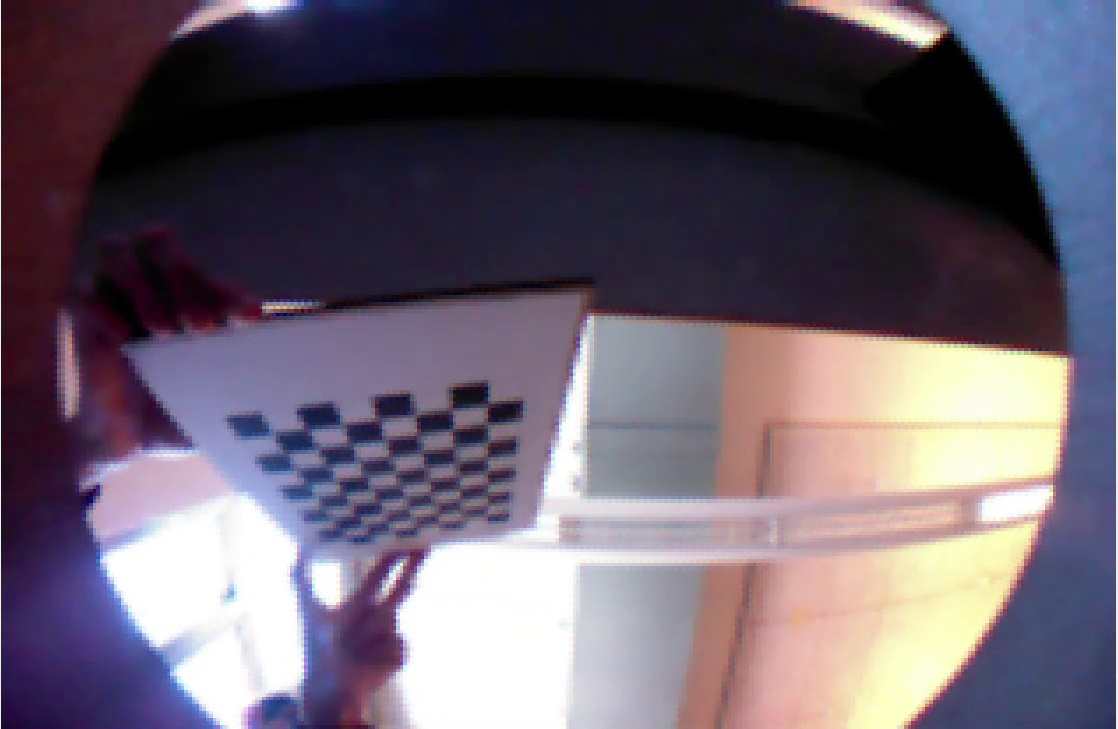
#> input picture Lab05_Ball_Balancing_1/skeleton/camera_calibration/images/frame0.jpg, 1118 x 729 px; its folder holds only this picture in this run
$ jupyter execute --allow-errors camera_calibration.ipynb
#> lines starting #> are read from the running program, lines starting #| are printed output that depends on the picture; after the words box and inside, x2 and y2 are one past the last pixel; in counts of white or black regions, pixels touching at a corner belong together
#> further down, image is the input picture: shape (729, 1118, 3); mean B, G, R 109.5, 95.9, 105.9
#> `grayColor = cv2.cvtColor(blur, cv2.COLOR_BGR2GRAY)`:
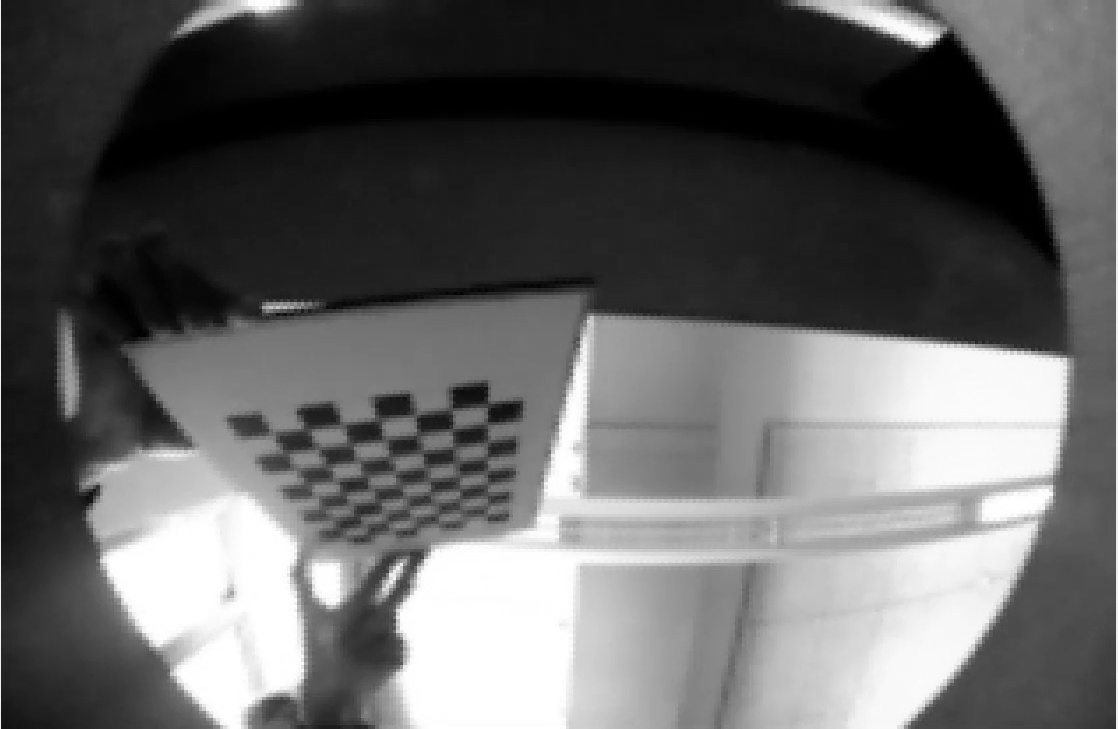
#> grayColor: shape (729, 1118); min 0, max 255, mean 100.5
#> `ret, corners = cv2.findChessboardCorners( grayColor, DIMS, cv2.CALIB_C..`: ret = False; corners = None
#| Image height = 729, width=1118
#| Scale factor in x = 3.55, and in y = 3.52
#| calibration_image_scale factor = 3.54
# Camera Calibration

Below is a python script that allows you to compute the intrinsic and extrinsic camera parameters based on a set of checkerboard images. This code utilizes functions provided by the OpenCV-Python package.

Follow the instructions written below to extract the necessary camera calibration parameters.

[cell 1]
# Code adapted from openCV documentation example:
# https://opencv24-python-tutorials.readthedocs.io/en/latest/py_tutorials/py_calib3d/py_calibration/py_calibration.html
# accessed 11 Jul 22


# https://docs.pixycam.com/wiki/doku.php?id=wiki:v2:installing_pixymon_on_linux pixymon installation guide

# Import required modules
import cv2
import numpy as np
import os
from tqdm import tqdm

Modify the below cell prior to running the next cells

[cell 2]
# Extract list of paths to checkerboard images
# Modify accordingly
current_path = os.path.dirname(os.path.abspath(" "))
image_path = os.path.join(current_path, "images/")
image_names = os.listdir(image_path)
num_images = len(image_names)
# In some cases, slight blurring of the image may aid checkerboard detection
# Feel free to attempt different filter sizes for blurring before settling on a specific filter size
filt_size = [1, 2]
if(num_images == 0):
    print("No images found in the specified directory")

**Make sure that at least 10 images are analyzed successfully.** </br>
Avoiding glare can help improve checkerboard detection.

The `calibrateCamera()` function returns the camera matrix, distortion coefficients, rotation and translation vectors in the following form:
$$ \mathrm{camera \: matrix} =
                \begin{bmatrix}
                    \alpha_u & 0   & u_0 \\
                    0   & \alpha_v & v_0 \\
                    0   & 0   & 1
                \end{bmatrix}$$
$$ \mathrm{distortion \: coefficients} = \begin{bmatrix} k_1 & k_2  \end{bmatrix}$$

$\alpha_u$ and $\alpha_v$ are the camera focal lengths in pixel.

$k_1$ and $k_2$ are the radial distortion coefficients.

$u_0$ and $v_0$ are the optical centers in pixel.

Scale factor: It is used to scale pixy-image such that it fits the image from the Python calibration procedure

[cell 3]
# We are using an 8x10 checkerboard image
# The open-cv findChessboardCorners() only detects internal corners
DIMS = (7, 9)

# Modify this variable to display the analyzed image
# If TRUE, press any key to move on to the next image
# If you wish to stop examining images, you can press 'a' to analyze the remaining images without displaying them
show_images = False
key = 0

# stop criteria for subpix coordinate iteration loop
criteria = (cv2.TERM_CRITERIA_EPS + cv2.TERM_CRITERIA_MAX_ITER, 30, 0.001)

#> (the rest of this cell did not finish here and is left out)


$ run again, on Lab05_Ball_Balancing_1/skeleton/camera_calibration/images/frame12.jpg
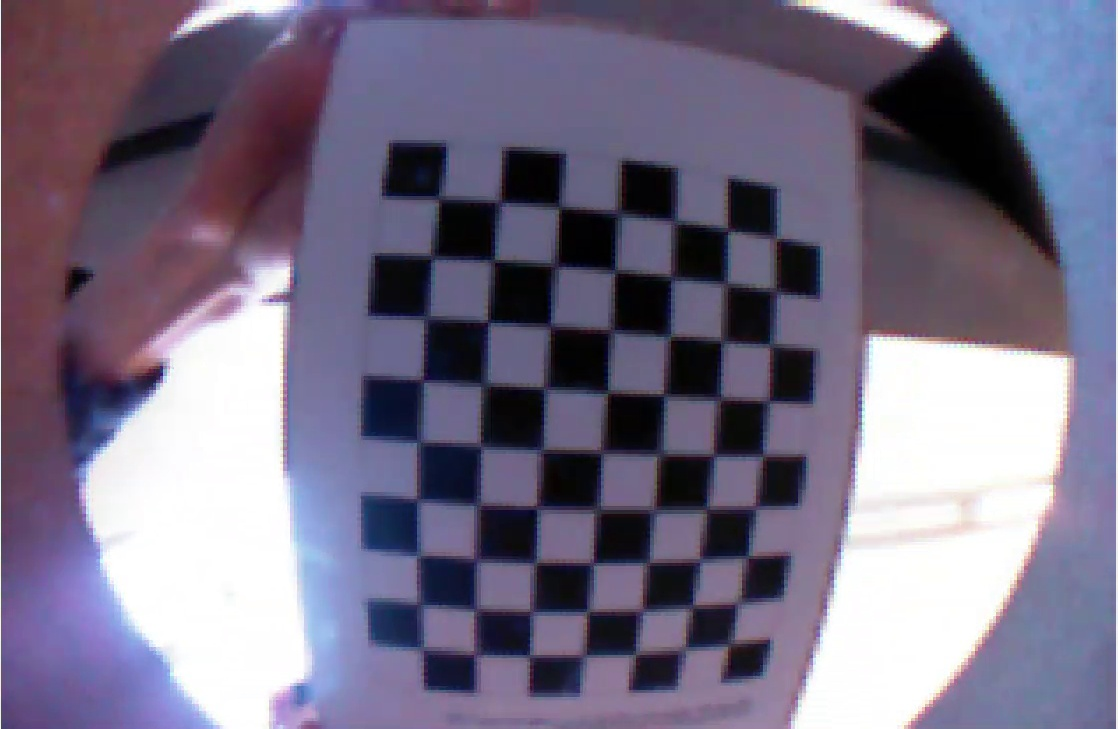
#> input picture Lab05_Ball_Balancing_1/skeleton/camera_calibration/images/frame12.jpg, 1118 x 729 px
#> image is the input picture: shape (729, 1118, 3); mean B, G, R 133.5, 111.1, 118.3
#> `grayColor = cv2.cvtColor(blur, cv2.COLOR_BGR2GRAY)`:
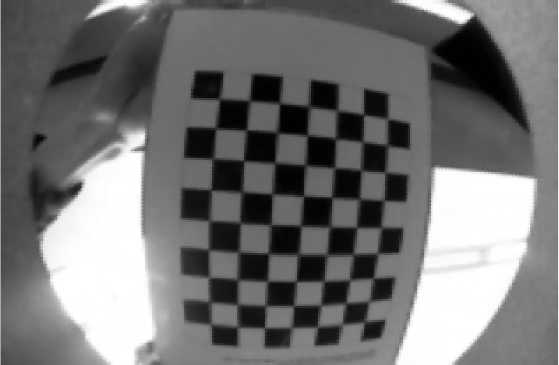
#> grayColor: shape (729, 1118) (shown at 1/2 size); min 0, max 255, mean 115.8
#> `ret, corners = cv2.findChessboardCorners( grayColor, DIMS, cv2.CALIB_C..`: ret = True; corners = 63 rows, first 8: [440, 197.5], [498.4, 199.2], [560, 208], [618.5, 213.5], [675.5, 220.5], [727.5, 229.5], [776.5, 238.3], [430.5, 257.5]
#> corners2 = 63 rows, first 8: [439, 198.2], [500.2, 202.5], [559.2, 207.4], [618.6, 213.2], [674.6, 221.5], [728.2, 230.6], [776.1, 238.7], [431.6, 257.3]
#> `image = cv2.drawChessboardCorners(image, DIMS, corners2, ret)`:
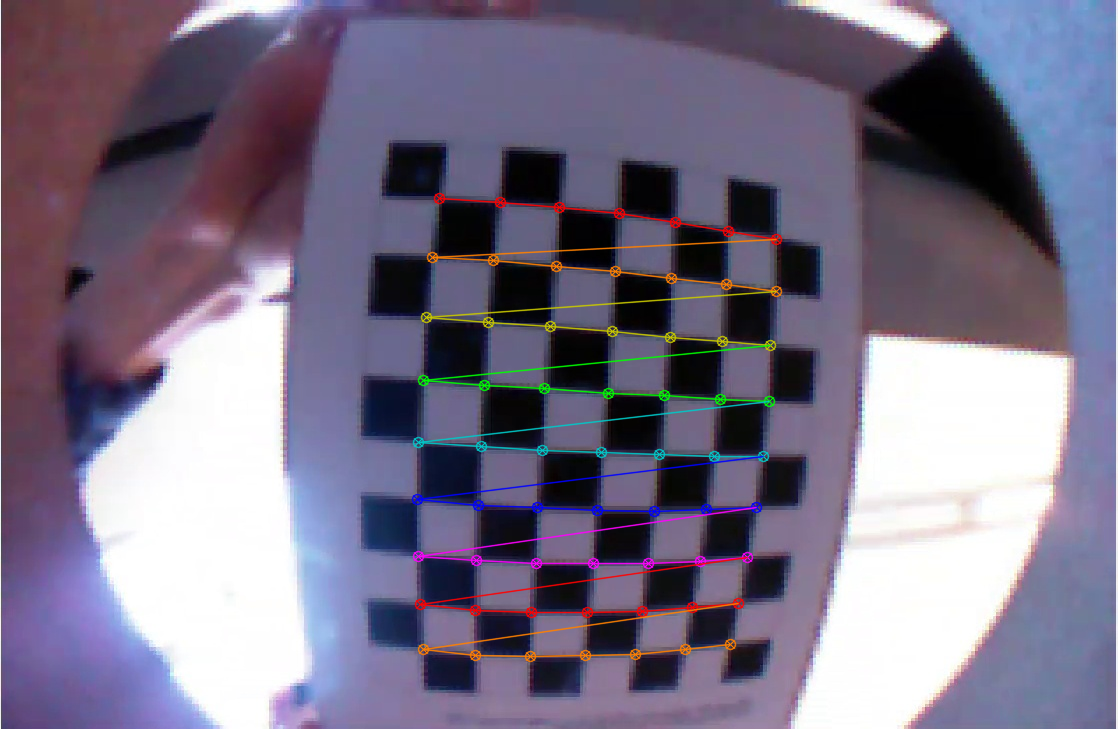
#> image: shape (729, 1118, 3); 2.71% of pixels changed, all inside (x1, y1, x2, y2) = (411, 192, 783, 663)
#| Image height = 729, width=1118
#| Scale factor in x = 3.55, and in y = 3.52
#| calibration_image_scale factor = 3.54
#> `ret, mtx, dist, r_vecs, t_vecs = cv2.calibrateCamera( objpoints, imgpo..`: ret = 0.902; mtx = [[297.5, 0, 572.6], [0, 298.4, 360.3], [0, 0, 1]]; dist = [[-0.106, 0.00893, 0, 0, 0]]; r_vecs = ([0.00598, -0.0794, 0.0711],); t_vecs = ([-2.21, -2.68, 4.64],)
#| Radial distortion coefficients k1 = -0.1055 and k2 = 0.0089
#| Focal lengh in pixel: 297.9540
#| Optical centers in pixel u_0 = 572.6058 and v_0 = 360.2972
#> the loop `for i in range(len(objpoints)):` made 1 pass
#> after the loop `for i in range(len(objpoints)):`: tot_error = 0.114
#| Reprojection error: 0.1136

$ run again, on Lab05_Ball_Balancing_1/skeleton/camera_calibration/images/frame13.jpg
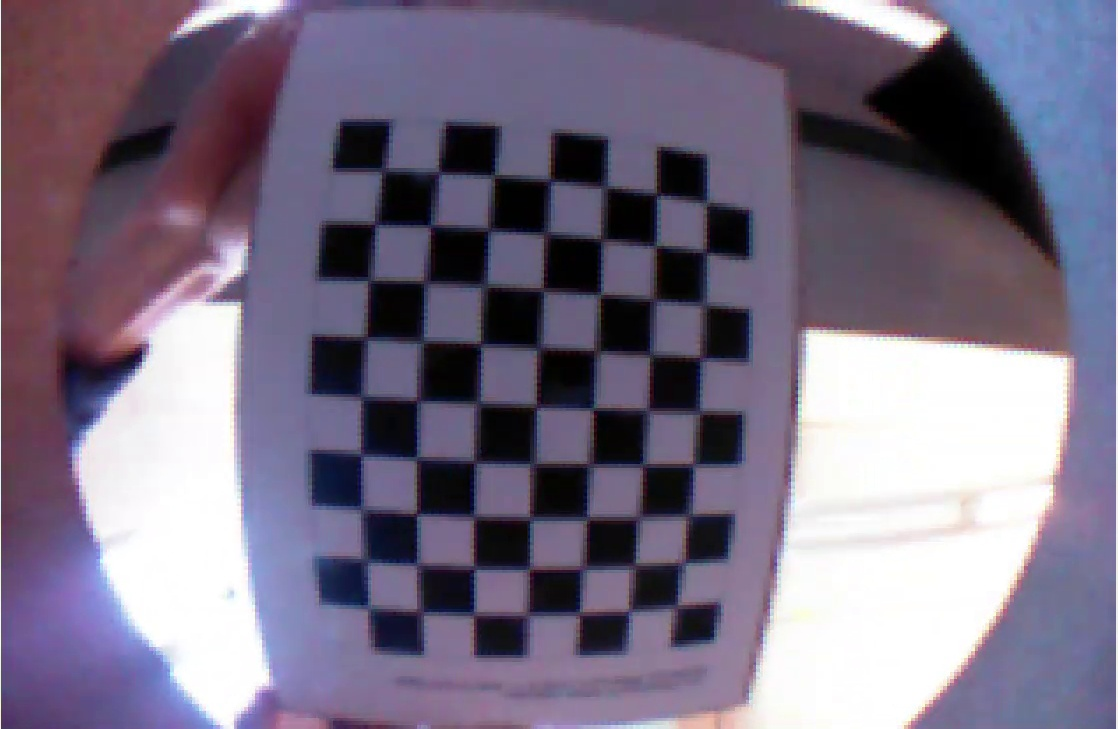
#> input picture Lab05_Ball_Balancing_1/skeleton/camera_calibration/images/frame13.jpg, 1118 x 729 px
#> image is the input picture: shape (729, 1118, 3); mean B, G, R 131.7, 111.1, 120.3
#> `grayColor = cv2.cvtColor(blur, cv2.COLOR_BGR2GRAY)`:
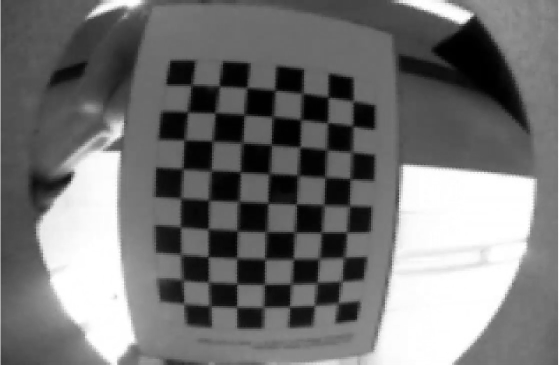
#> grayColor: shape (729, 1118) (shown at 1/2 size); min 0, max 255, mean 116.2
#> `ret, corners = cv2.findChessboardCorners( grayColor, DIMS, cv2.CALIB_C..`: ret = True; corners = 63 rows, first 8: [383.5, 169.5], [438.4, 171.2], [494.5, 174.3], [550.5, 180], [604.4, 186.9], [656.5, 194], [706.9, 202.3], [375, 222.5]
#> corners2 = 63 rows, first 8: [383.2, 170.1], [438.8, 172.6], [494.4, 175.6], [550.4, 181.2], [605.1, 186.9], [656.9, 194.6], [706.6, 203.2], [375.4, 224.4]
#> `image = cv2.drawChessboardCorners(image, DIMS, corners2, ret)`:
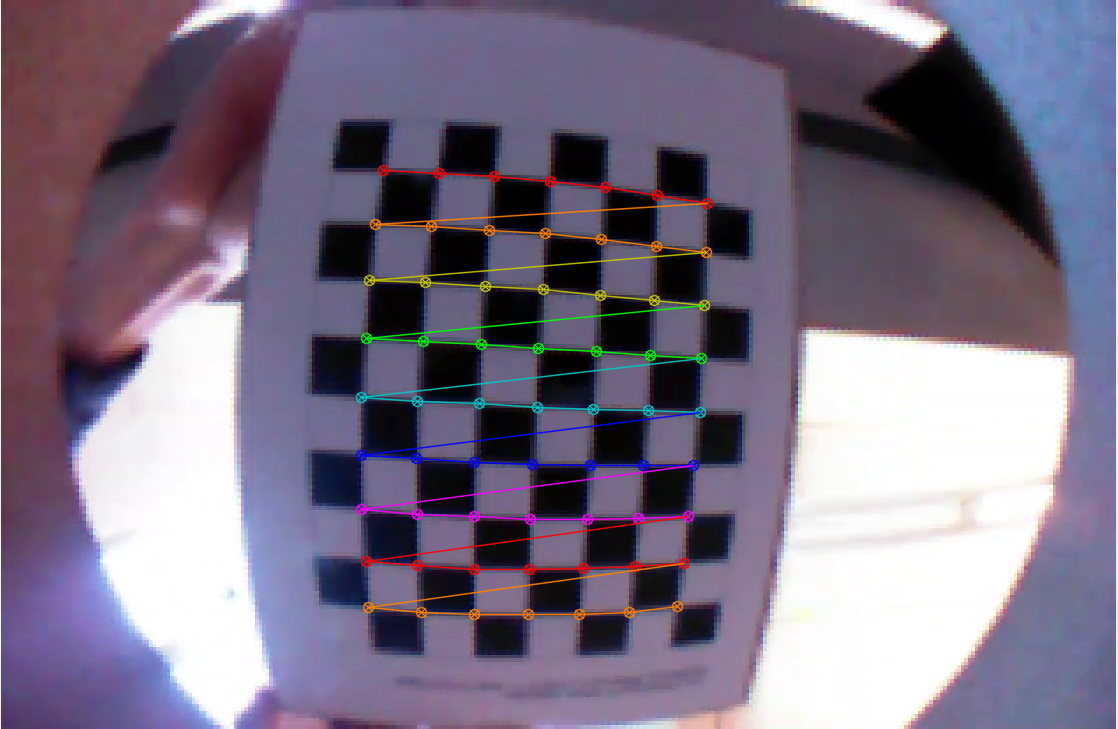
#> image: shape (729, 1118, 3); 2.67% of pixels changed, all inside (x1, y1, x2, y2) = (355, 164, 714, 621)
#| Image height = 729, width=1118
#| Scale factor in x = 3.55, and in y = 3.52
#| calibration_image_scale factor = 3.54
#> `ret, mtx, dist, r_vecs, t_vecs = cv2.calibrateCamera( objpoints, imgpo..`: ret = 0.862; mtx = [[251.6, 0, 571.1], [0, 253.3, 361.9], [0, 0, 1]]; dist = [[-0.083, 0.00715, 0, 0, 0]]; r_vecs = ([0.00296, -0.0908, 0.057],); t_vecs = ([-3.36, -3.4, 4.04],)
#| Radial distortion coefficients k1 = -0.0830 and k2 = 0.0071
#| Focal lengh in pixel: 252.4821
#| Optical centers in pixel u_0 = 571.1250 and v_0 = 361.8682
#> the loop `for i in range(len(objpoints)):` made 1 pass
#> after the loop `for i in range(len(objpoints)):`: tot_error = 0.109
#| Reprojection error: 0.1086
